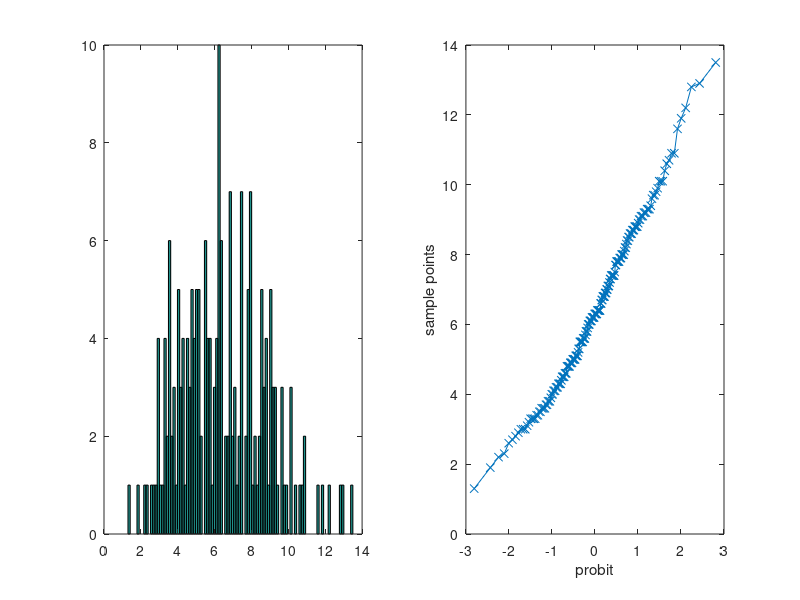

Source code (MATLAB):
q = load('output_Q.csv');
q = reshape(q,200,10);

for i=1:size(q)(1);
	q_mean = mean(q(i,:));
	q_means(i) = q_mean;
endfor;

subplot(1,2,1);
hist(q_means, 100);

subplot(1,2,2);
qqplot(q_means);
